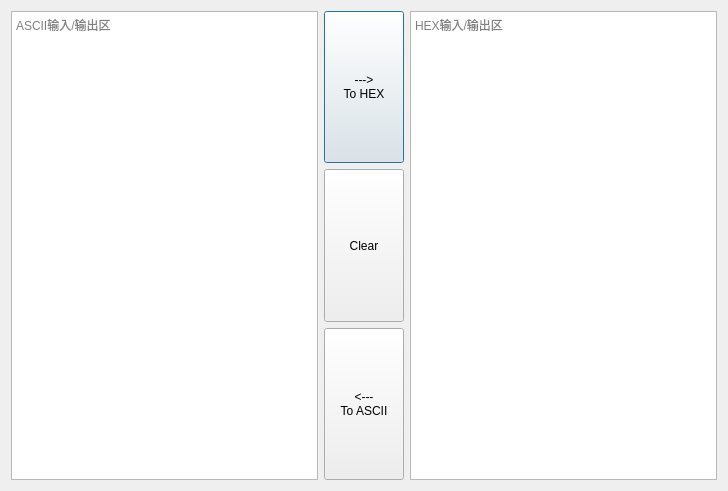
<?xml version="1.0" encoding="UTF-8"?>
<ui version="4.0">
 <class>Hex_Tool_Dialog</class>
 <widget class="QDialog" name="Hex_Tool_Dialog">
  <property name="geometry">
   <rect>
    <x>0</x>
    <y>0</y>
    <width>728</width>
    <height>491</height>
   </rect>
  </property>
  <property name="windowTitle">
   <string>Hex Tool</string>
  </property>
  <layout class="QGridLayout" name="gridLayout_2">
   <item row="0" column="0">
    <layout class="QGridLayout" name="gridLayout" rowstretch="0,0,0,0" columnstretch="0,0,0" columnminimumwidth="0,0,0">
     <property name="spacing">
      <number>6</number>
     </property>
     <item row="0" column="1">
      <widget class="QPushButton" name="pushButton_toHex">
       <property name="sizePolicy">
        <sizepolicy hsizetype="Preferred" vsizetype="Preferred">
         <horstretch>0</horstretch>
         <verstretch>0</verstretch>
        </sizepolicy>
       </property>
       <property name="text">
        <string>---&gt;
To HEX</string>
       </property>
      </widget>
     </item>
     <item row="0" column="0" rowspan="3">
      <widget class="QPlainTextEdit" name="asciiBrowser">
       <property name="placeholderText">
        <string>ASCII输入/输出区</string>
       </property>
      </widget>
     </item>
     <item row="0" column="2" rowspan="3">
      <widget class="QPlainTextEdit" name="hexBrowser">
       <property name="placeholderText">
        <string>HEX输入/输出区</string>
       </property>
      </widget>
     </item>
     <item row="2" column="1">
      <widget class="QPushButton" name="pushButton_toAscii">
       <property name="sizePolicy">
        <sizepolicy hsizetype="Preferred" vsizetype="Preferred">
         <horstretch>0</horstretch>
         <verstretch>0</verstretch>
        </sizepolicy>
       </property>
       <property name="text">
        <string>&lt;---
To ASCII</string>
       </property>
      </widget>
     </item>
     <item row="1" column="1">
      <widget class="QPushButton" name="pushButton_clear">
       <property name="sizePolicy">
        <sizepolicy hsizetype="Preferred" vsizetype="Preferred">
         <horstretch>0</horstretch>
         <verstretch>0</verstretch>
        </sizepolicy>
       </property>
       <property name="text">
        <string>Clear</string>
       </property>
      </widget>
     </item>
    </layout>
   </item>
  </layout>
 </widget>
 <resources/>
 <connections/>
</ui>
